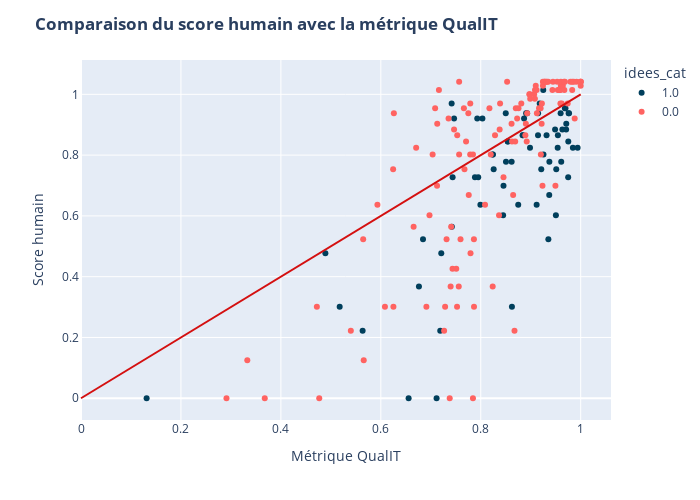

Notebook source saved alongside this figure:
### Code cell
df["log_score_humain"] = np.log10(df["score_humain"]+1)

fig = px.scatter(
    df, x="C", y="log_score_humain", 
    color="idees_cat", color_discrete_sequence=["#ff6361", "#003f5c"]
)
# Ajout de la ligne x = y pour référence
fig.add_shape(
    type="line", x0=0, x1=1, y0=0, y1=1, xref="x", yref="y",
    line=dict(color="#d41010")
)
fig.update_layout(
    title={"text": "<b>Comparaison du score humain avec la métrique QualIT</b>"},
    xaxis_title="Métrique QualIT",
    yaxis_title="Score humain",
    width=700, height=500
)
fig.update_traces(
    hovertemplate =
        "Métrique QualIT = %{x}<br>" \
        "Score humain = %{y}<extra></extra>"
)
fig.show()
